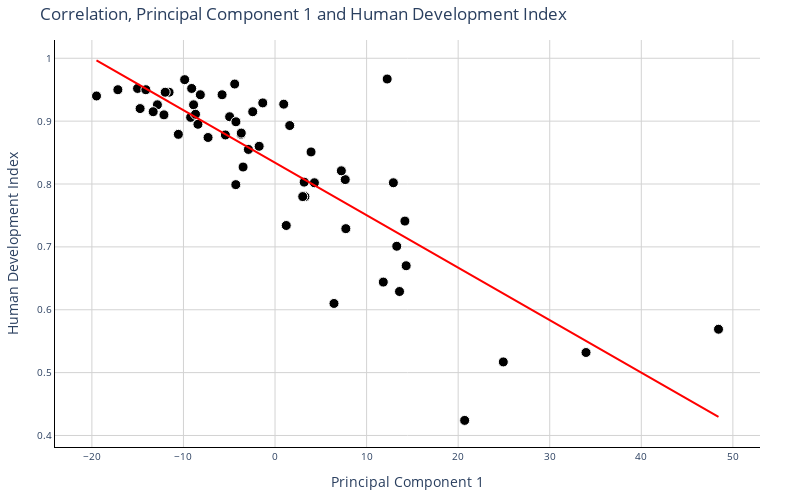

Write notebook code for a chart like this one.
### Markdown cell above
The correlation between PC1 and either HDI or IHDI is very high. The *r* (correlation coefficient) is approximately -0.83 for both, which translates into an *r<sup>2</sup>* of -0.699. This means that around a whopping 70% of the variation in the data can be explained by the correlation, indeed establishing a relationship between PC1 and HDI. Its direction is as expected: countries with lower PC1 values, investing more on health and social protection and less on general public services and economic affairs, are generally more developed.

Correlations involving other PCs yield lower coefficients and, although consistently positive, their *p-values* are not lower than 0.05, the usually accepted threshold for statistical significance.

We can next visualize the correlation between PC 1 and HDI (or IHDI) in order to appreciate the position of each country in such relationship. Since this is not the last correlation figure we will compose, we can define a function to automatize their creation.

### Code cell
#define function to create correlation plot
def plot_correlation(df, x_col, y_col, x_title, y_title, hover_text):
    
    #turn columns to numeric
    df[x_col] = pd.to_numeric(df[x_col], errors='coerce')
    df[y_col] = pd.to_numeric(df[y_col], errors='coerce')

    #drop rows with NaN values
    df = df.dropna(subset=[x_col, y_col])

    #create scatter plot
    scatter = go.Scatter(
        x=df[x_col],
        y=df[y_col],
        mode='markers',
        name='Data points',
        hoverinfo='text',
        text=hover_text,
        showlegend=False, 
        marker=dict(size=10, color='black', line=dict(color='white', width=1)),
    )

    #calculate the line of best fit
    fit = np.polyfit(df[x_col], df[y_col], deg=1)
    fit_fn = np.poly1d(fit)

    #create line plot
    line = go.Scatter(
        x=df[x_col],
        y=fit_fn(df[x_col]),
        mode='lines',
        name=None,
        hoverinfo='none',
        showlegend=False, 
        line=dict(color='red')
    )

    #create the figure
    fig = go.Figure(data=[scatter, line], layout=mylayout)

    #customize layout
    fig.update_layout(
        width=plot_size_shortwidth,
        height=plot_size_shortheight,
        title=f'Correlation, {x_title} and {y_title}',
        xaxis_title=x_title,
        yaxis_title=y_title,
        margin=dict(l=40, r=40, t=40, b=40)
    )

    #show the figure
    fig.show()

#plotting correlation between PC 1 and HDI
x_col = 'PC1' #name of column for x-axis
y_col = 'HDI' #name of column for y-axis
x_title = 'Principal Component 1' #title for x-axis
y_title = 'Human Development Index' #title for y-axis

hover_text = [f'{country}<br>{x_title}: {x_value:.2f}<br>{y_title}: {y_value:.2f}' 
              for country, x_value, y_value in zip(pca_df['country'], pca_df[x_col], pca_df[y_col])] #defining structure of hover text

plot_correlation(pca_df, x_col, y_col, x_title, y_title, hover_text)

### Figure 1 — Plotly figure (JSON) as saved in the notebook; plotly's stock layout.template omitted (floating-point values rounded to 4 significant figures)
{"data": [{"hoverinfo": "text", "marker": {"color": "black", "line": {"color": "white", "width": 1}, "size": 10}, "mode": "markers", "name": "Data points", "showlegend": false, "text": ["Australia<br>Principal Component 1: -11.57<br>Human Development Index: 0.95", "Austria<br>Principal Component 1: -12.84<br>Human Development Index: 0.93", "Bangladesh<br>Principal Component 1: 14.32<br>Human Development Index: 0.67", "Belgium<br>Principal Component 1: -8.16<br>Human Development Index: 0.94", "Bulgaria<br>Principal Component 1: -4.28<br>Human Development Index: 0.80", "Chile<br>Principal Component 1: -1.73<br>Human Development Index: 0.86", "Croatia<br>Principal Component 1: -5.42<br>Human Development Index: 0.88", "Cyprus<br>Principal Component 1: -4.96<br>Human Development Index: 0.91", "Czechia<br>Principal Component 1: -8.42<br>Human Development Index: 0.90", "Denmark<br>Principal Component 1: -15.01<br>Human Development Index: 0.95", "Estonia<br>Principal Component 1: -4.27<br>Human Development Index: 0.90", "Eswatini<br>Principal Component 1: 6.44<br>Human Development Index: 0.61", "Fiji<br>Principal Component 1: 7.73<br>Human Development Index: 0.73", "Finland<br>Principal Component 1: -5.78<br>Human Development Index: 0.94", "France<br>Principal Component 1: -12.13<br>Human Development Index: 0.91", "Germany<br>Principal Component 1: -14.11<br>Human Development Index: 0.95", "Greece<br>Principal Component 1: 1.61<br>Human Development Index: 0.89", "Guatemala<br>Principal Component 1: 13.60<br>Human Development Index: 0.63", "Hungary<br>Principal Component 1: 3.93<br>Human Development Index: 0.85", "Iceland<br>Principal Component 1: -4.40<br>Human Development Index: 0.96", "India<br>Principal Component 1: 11.82<br>Human Development Index: 0.64", "Iran<br>Principal Component 1: 3.26<br>Human Development Index: 0.78", "Ireland<br>Principal Component 1: -17.16<br>Human Development Index: 0.95", "Israel<br>Principal Component 1: -2.43<br>Human Development Index: 0.92", "Italy<br>Principal Component 1: -9.22<br>Human Development Index: 0.91", "Japan<br>Principal Component 1: -14.73<br>Human Development Index: 0.92", "Kazakhstan<br>Principal Component 1: 4.30<br>Human Development Index: 0.80", "Kyrgyzstan<br>Principal Component 1: 13.29<br>Human Development Index: 0.70", "Latvia<br>Principal Component 1: -3.71<br>Human Development Index: 0.88", "Lithuania<br>Principal Component 1: -10.56<br>Human Development Index: 0.88", "Luxembourg<br>Principal Component 1: 0.95<br>Human Development Index: 0.93", "Malaysia<br>Principal Component 1: 7.67<br>Human Development Index: 0.81", "Malta<br>Principal Component 1: -13.31<br>Human Development Index: 0.92", "Mongolia<br>Principal Component 1: 14.18<br>Human Development Index: 0.74", "Netherlands<br>Principal Component 1: -11.99<br>Human Development Index: 0.95", "Norway<br>Principal Component 1: -9.87<br>Human Development Index: 0.97", "Poland<br>Principal Component 1: -3.69<br>Human Development Index: 0.88", "Portugal<br>Principal Component 1: -7.31<br>Human Development Index: 0.87", "Romania<br>Principal Component 1: -3.49<br>Human Development Index: 0.83", "Russia<br>Principal Component 1: 7.24<br>Human Development Index: 0.82", "Senegal<br>Principal Component 1: 24.93<br>Human Development Index: 0.52", "Seychelles<br>Principal Component 1: 12.92<br>Human Development Index: 0.80", "Slovakia<br>Principal Component 1: -2.91<br>Human Development Index: 0.85", "Slovenia<br>Principal Component 1: -8.89<br>Human Development Index: 0.93", "South Korea<br>Principal Component 1: -1.34<br>Human Development Index: 0.93", "Spain<br>Principal Component 1: -8.68<br>Human Development Index: 0.91", "Sri Lanka<br>Principal Component 1: 3.03<br>Human Development Index: 0.78", "Sweden<br>Principal Component 1: -9.10<br>Human Development Index: 0.95", "Switzerland<br>Principal Component 1: 12.25<br>Human Development Index: 0.97", "Tanzania<br>Principal Component 1: 33.96<br>Human Development Index: 0.53", "Thailand<br>Principal Component 1: 3.18<br>Human Development Index: 0.80", "Ukraine<br>Principal Component 1: 1.23<br>Human Development Index: 0.73", "United Kingdom<br>Principal Component 1: -19.50<br>Human Development Index: 0.94", "Yemen<br>Principal Component 1: 20.71<br>Human Development Index: 0.42", "Zambia<br>Principal Component 1: 48.43<br>Human Development Index: 0.57"], "type": "scatter", "x": [-11.57, -12.84, 14.32, -8.157, -4.283, -1.733, -5.421, -4.956, -8.42, -15.01, -4.269, 6.439, 7.733, -5.782, -12.13, -14.11, 1.606, 13.6, 3.934, -4.404, 11.82, 3.264, -17.16, -2.434, -9.216, -14.73, 4.3, 13.29, -3.714, -10.56, 0.951, 7.667, -13.31, 14.18, -11.99, -9.868, -3.687, -7.313, -3.488, 7.244, 24.93, 12.92, -2.908, -8.893, -1.339, -8.685, 3.027, -9.103, 12.25, 33.96, 3.181, 1.225, -19.5, 20.71, 48.43], "y": [0.946, 0.926, 0.67, 0.942, 0.799, 0.86, 0.878, 0.907, 0.895, 0.952, 0.899, 0.61, 0.729, 0.942, 0.91, 0.95, 0.893, 0.629, 0.851, 0.959, 0.644, 0.78, 0.95, 0.915, 0.906, 0.92, 0.802, 0.701, 0.879, 0.879, 0.927, 0.807, 0.915, 0.741, 0.946, 0.966, 0.881, 0.874, 0.827, 0.821, 0.517, 0.802, 0.855, 0.926, 0.929, 0.911, 0.78, 0.952, 0.967, 0.532, 0.803, 0.734, 0.94, 0.424, 0.569]}, {"hoverinfo": "none", "line": {"color": "red"}, "mode": "lines", "showlegend": false, "type": "scatter", "x": [-11.57, -12.84, 14.32, -8.157, -4.283, -1.733, -5.421, -4.956, -8.42, -15.01, -4.269, 6.439, 7.733, -5.782, -12.13, -14.11, 1.606, 13.6, 3.934, -4.404, 11.82, 3.264, -17.16, -2.434, -9.216, -14.73, 4.3, 13.29, -3.714, -10.56, 0.951, 7.667, -13.31, 14.18, -11.99, -9.868, -3.687, -7.313, -3.488, 7.244, 24.93, 12.92, -2.908, -8.893, -1.339, -8.685, 3.027, -9.103, 12.25, 33.96, 3.181, 1.225, -19.5, 20.71, 48.43], "y": [0.9305, 0.9412, 0.7145, 0.9021, 0.8697, 0.8484, 0.8792, 0.8753, 0.9043, 0.9593, 0.8696, 0.7802, 0.7694, 0.8822, 0.9352, 0.9517, 0.8206, 0.7205, 0.8011, 0.8707, 0.7353, 0.8067, 0.9772, 0.8543, 0.9109, 0.9569, 0.7981, 0.723, 0.865, 0.9221, 0.826, 0.77, 0.945, 0.7156, 0.9341, 0.9163, 0.8648, 0.895, 0.8631, 0.7735, 0.6259, 0.7261, 0.8582, 0.9082, 0.8452, 0.9065, 0.8087, 0.91, 0.7318, 0.5505, 0.8074, 0.8238, 0.9967, 0.6611, 0.4298]}], "layout": {"font": {"size": 12}, "height": 500, "margin": {"b": 40, "l": 40, "r": 40, "t": 40}, "paper_bgcolor": "white", "plot_bgcolor": "white", "title": {"text": "Correlation, Principal Component 1 and Human Development Index"}, "width": 800, "xaxis": {"gridcolor": "lightgrey", "linecolor": "black", "tickfont": {"size": 10}, "title": {"text": "Principal Component 1"}, "zeroline": true, "zerolinecolor": "lightgrey", "zerolinewidth": 1}, "yaxis": {"gridcolor": "lightgrey", "linecolor": "black", "tickfont": {"size": 10}, "title": {"text": "Human Development Index"}, "zeroline": true, "zerolinecolor": "lightgrey", "zerolinewidth": 1}}}
